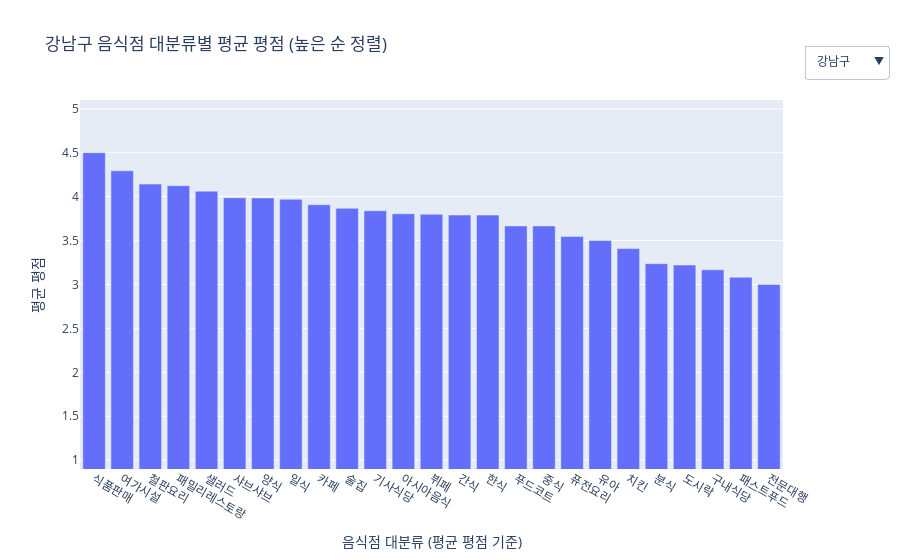

This figure's notebook cell:
### Code cell
seoul_df = df[df['시도'] == '서울'] 
grouped = seoul_df.groupby(['구군', 'diner_category_large'])['reviewer_review_score'].mean().reset_index()
grouped.columns = ['구군', '카테고리', '평균평점']

gu_list = grouped['구군'].unique()

fig = go.Figure()

for i, gu in enumerate(gu_list):
    df_gu = grouped[grouped['구군'] == gu].sort_values('평균평점', ascending=False)

    fig.add_trace(go.Bar(
        x=df_gu['카테고리'],
        y=df_gu['평균평점'],
        name=gu,
        visible=(i == 0)
    ))

dropdown_buttons = [
    dict(label=gu,
         method='update',
         args=[{'visible': [i == j for j in range(len(gu_list))]},
               {'title': f"{gu} 음식점 대분류별 평균 평점 (높은 순 정렬)"}])
    for i, gu in enumerate(gu_list)
]

# 6. Layout 정
fig.update_layout(
    updatemenus=[dict(
        active=0,
        buttons=dropdown_buttons,
        x=1.15,
        y=1.15,
        showactive=True
    )],
    title=f"{gu_list[0]} 음식점 대분류별 평균 평점 (높은 순 정렬)",
    xaxis_title="음식점 대분류 (평균 평점 기준)",
    yaxis_title="평균 평점",
    yaxis=dict(range=[grouped['평균평점'].min() - 0.1, grouped['평균평점'].max() + 0.1])
)

fig.show()

### Figure 1 — Plotly figure (JSON) as saved in the notebook; plotly's stock layout.template omitted (floating-point values rounded to 4 significant figures)
{"data": [{"name": "강남구", "type": "bar", "visible": true, "x": ["식품판매", "여가시설", "철판요리", "패밀리레스토랑", "샐러드", "샤브샤브", "양식", "일식", "카페", "술집", "기사식당", "아시아음식", "뷔페", "간식", "한식", "푸드코트", "중식", "퓨전요리", "유아", "치킨", "분식", "도시락", "구내식당", "패스트푸드", "전문대행"], "y": [4.5, 4.294, 4.143, 4.125, 4.062, 3.987, 3.985, 3.97, 3.908, 3.867, 3.84, 3.805, 3.799, 3.79, 3.79, 3.667, 3.666, 3.546, 3.5, 3.409, 3.237, 3.222, 3.167, 3.083, 3.0]}, {"name": "강동구", "type": "bar", "visible": false, "x": ["푸드코트", "샐러드", "야식", "카페", "식품판매", "유아", "양식", "여가시설", "아시아음식", "도시락", "술집", "한식", "일식", "간식", "샤브샤브", "중식", "분식", "퓨전요리", "기사식당", "치킨", "뷔페", "패스트푸드", "패밀리레스토랑", "철판요리"], "y": [5.0, 4.387, 4.308, 4.192, 4.182, 4.167, 4.163, 4.16, 4.143, 4.132, 4.131, 3.966, 3.928, 3.834, 3.801, 3.673, 3.654, 3.569, 3.561, 3.541, 3.413, 3.044, 3.0, 2.0]}, {"name": "강북구", "type": "bar", "visible": false, "x": ["철판요리", "도시락", "유아", "아시아음식", "퓨전요리", "술집", "여가시설", "샤브샤브", "일식", "카페", "기사식당", "한식", "간식", "양식", "패밀리레스토랑", "분식", "중식", "치킨", "뷔페", "샐러드", "패스트푸드"], "y": [5.0, 4.429, 4.37, 4.305, 4.205, 4.159, 4.085, 4.043, 3.993, 3.985, 3.977, 3.925, 3.915, 3.9, 3.9, 3.786, 3.778, 3.422, 3.255, 3.239, 3.23]}, {"name": "강서구", "type": "bar", "visible": false, "x": ["유아", "술집", "샐러드", "양식", "카페", "아시아음식", "여가시설", "야식", "간식", "일식", "한식", "중식", "샤브샤브", "분식", "퓨전요리", "뷔페", "패밀리레스토랑", "치킨", "기사식당", "철판요리", "패스트푸드", "도시락", "구내식당", "푸드코트"], "y": [4.538, 4.185, 4.105, 4.056, 4.044, 4.023, 4.0, 4.0, 3.935, 3.921, 3.899, 3.806, 3.782, 3.672, 3.574, 3.485, 3.477, 3.369, 3.35, 3.25, 2.87, 2.771, 2.5, 1.781]}, {"name": "관악구", "type": "bar", "visible": false, "x": ["야식", "여가시설", "아시아음식", "술집", "패밀리레스토랑", "양식", "구내식당", "샤브샤브", "유아", "카페", "한식", "일식", "기사식당", "간식", "샐러드", "중식", "분식", "뷔페", "치킨", "퓨전요리", "도시락", "푸드코트", "패스트푸드"], "y": [4.75, 4.267, 4.175, 4.126, 4.116, 4.1, 4.04, 4.04, 4.0, 3.975, 3.948, 3.933, 3.889, 3.885, 3.871, 3.851, 3.664, 3.582, 3.505, 3.292, 3.165, 3.0, 2.916]}, {"name": "광진구", "type": "bar", "visible": false, "x": ["철판요리", "구내식당", "샐러드", "유아", "카페", "여가시설", "양식", "뷔페", "아시아음식", "술집", "일식", "샤브샤브", "한식", "중식", "간식", "패밀리레스토랑", "퓨전요리", "식품판매", "분식", "치킨", "기사식당", "전문대행", "도시락", "패스트푸드"], "y": [4.5, 4.4, 4.291, 4.235, 4.23, 4.19, 4.138, 4.105, 4.083, 4.081, 4.061, 4.009, 4.005, 3.972, 3.839, 3.822, 3.724, 3.667, 3.603, 3.601, 3.539, 3.0, 2.921, 2.89]}, {"name": "구로구", "type": "bar", "visible": false, "x": ["기사식당", "유아", "철판요리", "구내식당", "샐러드", "아시아음식", "뷔페", "양식", "한식", "카페", "술집", "간식", "중식", "샤브샤브", "여가시설", "패밀리레스토랑", "일식", "푸드코트", "분식", "퓨전요리", "치킨", "도시락", "패스트푸드"], "y": [4.5, 4.391, 4.273, 4.15, 4.054, 4.046, 3.982, 3.974, 3.958, 3.863, 3.82, 3.777, 3.754, 3.721, 3.706, 3.656, 3.587, 3.571, 3.524, 3.454, 3.361, 3.211, 2.683]}, {"name": "금천구", "type": "bar", "visible": false, "x": ["여가시설", "식품판매", "야식", "푸드코트", "철판요리", "구내식당", "아시아음식", "샐러드", "카페", "술집", "양식", "일식", "한식", "간식", "중식", "뷔페", "퓨전요리", "치킨", "분식", "패밀리레스토랑", "샤브샤브", "패스트푸드", "도시락", "유아"], "y": [5.0, 5.0, 5.0, 4.667, 4.667, 4.433, 4.291, 4.261, 4.092, 4.065, 4.004, 3.952, 3.945, 3.916, 3.852, 3.618, 3.544, 3.438, 3.411, 3.342, 3.314, 2.97, 2.76, 1.818]}, {"name": "노원구", "type": "bar", "visible": false, "x": ["구내식당", "샐러드", "철판요리", "아시아음식", "샤브샤브", "양식", "술집", "카페", "일식", "한식", "유아", "간식", "여가시설", "분식", "치킨", "중식", "퓨전요리", "뷔페", "도시락", "패밀리레스토랑", "패스트푸드", "기사식당", "식품판매", "푸드코트", "야식"], "y": [5.0, 4.349, 4.333, 4.145, 4.075, 4.018, 4.015, 3.982, 3.956, 3.912, 3.9, 3.838, 3.768, 3.736, 3.656, 3.65, 3.61, 3.583, 3.552, 3.527, 3.111, 2.6, 2.0, 1.833, 1.0]}, {"name": "도봉구", "type": "bar", "visible": false, "x": ["야식", "기사식당", "유아", "여가시설", "샐러드", "양식", "술집", "패밀리레스토랑", "카페", "아시아음식", "일식", "간식", "한식", "도시락", "중식", "뷔페", "샤브샤브", "분식", "치킨", "패스트푸드", "퓨전요리"], "y": [5.0, 5.0, 4.421, 4.2, 4.197, 4.191, 4.185, 4.1, 4.075, 4.047, 4.017, 3.849, 3.842, 3.812, 3.778, 3.756, 3.748, 3.714, 3.434, 3.151, 2.72]}, {"name": "동대문구", "type": "bar", "visible": false, "x": ["구내식당", "야식", "샐러드", "유아", "아시아음식", "양식", "카페", "여가시설", "술집", "간식", "일식", "한식", "분식", "중식", "뷔페", "퓨전요리", "샤브샤브", "치킨", "기사식당", "패밀리레스토랑", "도시락", "패스트푸드"], "y": [5.0, 5.0, 4.543, 4.312, 4.296, 4.181, 4.15, 4.116, 4.089, 4.052, 3.994, 3.989, 3.833, 3.804, 3.779, 3.69, 3.598, 3.505, 3.224, 3.174, 3.032, 3.001]}, {"name": "동작구", "type": "bar", "visible": false, "x": ["여가시설", "양식", "샐러드", "카페", "유아", "아시아음식", "샤브샤브", "술집", "일식", "분식", "간식", "한식", "중식", "퓨전요리", "패밀리레스토랑", "도시락", "치킨", "푸드코트", "뷔페", "패스트푸드", "기사식당"], "y": [4.556, 4.16, 4.136, 4.077, 4.04, 4.029, 4.02, 3.972, 3.949, 3.869, 3.844, 3.841, 3.741, 3.638, 3.539, 3.471, 3.356, 3.333, 3.241, 2.8, 2.444]}, {"name": "마포구", "type": "bar", "visible": false, "x": ["야식", "철판요리", "술집", "카페", "아시아음식", "양식", "여가시설", "유아", "도시락", "간식", "일식", "치킨", "퓨전요리", "한식", "샐러드", "구내식당", "중식", "샤브샤브", "분식", "뷔페", "패밀리레스토랑", "패스트푸드", "기사식당", "푸드코트"], "y": [5.0, 4.305, 4.2, 4.193, 4.17, 4.102, 4.088, 4.083, 4.066, 4.048, 4.043, 4.036, 3.981, 3.981, 3.924, 3.92, 3.873, 3.743, 3.702, 3.693, 3.505, 3.333, 3.209, 2.4]}, {"name": "서대문구", "type": "bar", "visible": false, "x": ["철판요리", "유아", "도시락", "샐러드", "아시아음식", "술집", "카페", "기사식당", "양식", "패밀리레스토랑", "간식", "야식", "여가시설", "샤브샤브", "일식", "한식", "중식", "뷔페", "퓨전요리", "분식", "치킨", "구내식당", "패스트푸드", "푸드코트"], "y": [4.812, 4.6, 4.211, 4.195, 4.183, 4.137, 4.057, 4.026, 4.019, 4.015, 4.0, 4.0, 3.92, 3.92, 3.874, 3.781, 3.719, 3.707, 3.658, 3.615, 3.464, 3.333, 3.162, 2.25]}, {"name": "서초구", "type": "bar", "visible": false, "x": ["야식", "전문대행", "여가시설", "양식", "구내식당", "카페", "아시아음식", "술집", "뷔페", "간식", "철판요리", "샐러드", "일식", "샤브샤브", "패밀리레스토랑", "중식", "한식", "퓨전요리", "치킨", "유아", "분식", "푸드코트", "패스트푸드", "도시락"], "y": [5.0, 5.0, 4.125, 4.083, 4.0, 3.91, 3.886, 3.869, 3.85, 3.843, 3.833, 3.833, 3.83, 3.712, 3.661, 3.591, 3.589, 3.533, 3.373, 3.364, 3.211, 3.14, 3.13, 3.053]}, {"name": "성동구", "type": "bar", "visible": false, "x": ["유아", "기사식당", "철판요리", "여가시설", "구내식당", "뷔페", "샐러드", "술집", "카페", "양식", "일식", "아시아음식", "간식", "한식", "퓨전요리", "분식", "중식", "패밀리레스토랑", "샤브샤브", "치킨", "도시락", "패스트푸드", "푸드코트"], "y": [5.0, 4.81, 4.568, 4.543, 4.524, 4.308, 4.253, 4.218, 4.12, 4.095, 3.94, 3.936, 3.9, 3.861, 3.78, 3.748, 3.736, 3.711, 3.668, 3.462, 3.353, 3.157, 1.143]}, {"name": "성북구", "type": "bar", "visible": false, "x": ["샤브샤브", "유아", "양식", "술집", "아시아음식", "샐러드", "퓨전요리", "카페", "일식", "간식", "중식", "한식", "여가시설", "도시락", "분식", "기사식당", "치킨", "패밀리레스토랑", "뷔페", "구내식당", "패스트푸드"], "y": [4.423, 4.391, 4.323, 4.287, 4.262, 4.224, 4.074, 4.063, 4.058, 4.052, 4.025, 3.986, 3.965, 3.869, 3.857, 3.735, 3.664, 3.637, 3.615, 3.333, 3.107]}, {"name": "송파구", "type": "bar", "visible": false, "x": ["여가시설", "샐러드", "술집", "일식", "양식", "카페", "샤브샤브", "퓨전요리", "한식", "기사식당", "아시아음식", "간식", "뷔페", "중식", "유아", "치킨", "철판요리", "패밀리레스토랑", "도시락", "분식", "식품판매", "구내식당", "패스트푸드", "푸드코트"], "y": [4.155, 4.147, 4.125, 4.021, 3.971, 3.956, 3.948, 3.93, 3.891, 3.848, 3.845, 3.844, 3.794, 3.781, 3.606, 3.543, 3.5, 3.423, 3.414, 3.4, 3.4, 3.25, 3.05, 2.276]}, {"name": "양천구", "type": "bar", "visible": false, "x": ["야식", "유아", "샐러드", "술집", "여가시설", "카페", "간식", "양식", "샤브샤브", "일식", "아시아음식", "한식", "중식", "패밀리레스토랑", "기사식당", "분식", "치킨", "뷔페", "퓨전요리", "패스트푸드", "도시락", "구내식당", "푸드코트"], "y": [5.0, 4.316, 4.212, 4.145, 4.093, 4.083, 4.012, 3.985, 3.982, 3.924, 3.905, 3.9, 3.767, 3.585, 3.545, 3.517, 3.451, 3.404, 3.188, 2.881, 2.718, 2.5, 2.5]}, {"name": "영등포구", "type": "bar", "visible": false, "x": ["야식", "카페", "뷔페", "구내식당", "술집", "도시락", "기사식당", "아시아음식", "유아", "샤브샤브", "한식", "일식", "양식", "간식", "샐러드", "퓨전요리", "중식", "패밀리레스토랑", "치킨", "분식", "철판요리", "여가시설", "푸드코트", "패스트푸드"], "y": [4.3, 3.986, 3.922, 3.891, 3.881, 3.865, 3.855, 3.836, 3.833, 3.819, 3.8, 3.775, 3.742, 3.728, 3.707, 3.665, 3.623, 3.46, 3.353, 3.344, 3.216, 3.188, 3.043, 2.887]}, {"name": "용산구", "type": "bar", "visible": false, "x": ["유아", "철판요리", "샐러드", "아시아음식", "술집", "양식", "카페", "간식", "중식", "치킨", "일식", "패밀리레스토랑", "한식", "분식", "샤브샤브", "퓨전요리", "구내식당", "도시락", "뷔페", "푸드코트", "패스트푸드", "여가시설", "기사식당"], "y": [5.0, 4.346, 4.144, 4.097, 3.982, 3.981, 3.866, 3.806, 3.692, 3.68, 3.653, 3.605, 3.59, 3.59, 3.571, 3.498, 3.467, 3.447, 3.395, 3.37, 3.327, 2.862, 2.614]}, {"name": "은평구", "type": "bar", "visible": false, "x": ["여가시설", "샐러드", "아시아음식", "술집", "카페", "양식", "푸드코트", "한식", "간식", "일식", "샤브샤브", "중식", "패밀리레스토랑", "식품판매", "분식", "뷔페", "철판요리", "치킨", "퓨전요리", "유아", "기사식당", "도시락", "패스트푸드"], "y": [4.75, 4.393, 4.298, 4.287, 4.101, 4.025, 4.0, 3.983, 3.954, 3.928, 3.925, 3.881, 3.761, 3.75, 3.737, 3.717, 3.714, 3.497, 3.48, 3.375, 3.243, 3.069, 2.948]}, {"name": "종로구", "type": "bar", "visible": false, "x": ["유아", "구내식당", "아시아음식", "양식", "카페", "간식", "술집", "일식", "중식", "퓨전요리", "한식", "샤브샤브", "뷔페", "샐러드", "패밀리레스토랑", "분식", "치킨", "패스트푸드", "도시락", "여가시설", "푸드코트"], "y": [5.0, 4.111, 4.031, 4.019, 3.972, 3.917, 3.913, 3.875, 3.873, 3.705, 3.693, 3.668, 3.598, 3.542, 3.445, 3.402, 3.328, 3.222, 3.02, 3.0, 2.667]}, {"name": "중구", "type": "bar", "visible": false, "x": ["철판요리", "유아", "샤브샤브", "카페", "샐러드", "여가시설", "뷔페", "양식", "아시아음식", "퓨전요리", "구내식당", "패밀리레스토랑", "한식", "술집", "간식", "도시락", "일식", "중식", "치킨", "분식", "패스트푸드", "푸드코트"], "y": [4.44, 4.333, 4.1, 4.062, 4.021, 4.0, 3.979, 3.93, 3.915, 3.826, 3.818, 3.73, 3.727, 3.722, 3.647, 3.613, 3.593, 3.469, 3.443, 3.362, 2.901, 2.792]}, {"name": "중랑구", "type": "bar", "visible": false, "x": ["카페", "술집", "아시아음식", "여가시설", "간식", "샤브샤브", "한식", "일식", "유아", "샐러드", "양식", "중식", "분식", "치킨", "뷔페", "도시락", "기사식당", "패밀리레스토랑", "패스트푸드", "퓨전요리"], "y": [4.144, 4.12, 4.071, 4.065, 4.049, 4.042, 4.011, 3.975, 3.909, 3.907, 3.868, 3.613, 3.556, 3.516, 3.47, 3.375, 3.367, 3.273, 3.255, 2.981]}], "layout": {"title": {"text": "강남구 음식점 대분류별 평균 평점 (높은 순 정렬)"}, "updatemenus": [{"active": 0, "buttons": [{"args": [{"visible": [true, false, false, false, false, false, false, false, false, false, false, false, false, false, false, false, false, false, false, false, false, false, false, false, false]}, {"title": "강남구 음식점 대분류별 평균 평점 (높은 순 정렬)"}], "label": "강남구", "method": "update"}, {"args": [{"visible": [false, true, false, false, false, false, false, false, false, false, false, false, false, false, false, false, false, false, false, false, false, false, false, false, false]}, {"title": "강동구 음식점 대분류별 평균 평점 (높은 순 정렬)"}], "label": "강동구", "method": "update"}, {"args": [{"visible": [false, false, true, false, false, false, false, false, false, false, false, false, false, false, false, false, false, false, false, false, false, false, false, false, false]}, {"title": "강북구 음식점 대분류별 평균 평점 (높은 순 정렬)"}], "label": "강북구", "method": "update"}, {"args": [{"visible": [false, false, false, true, false, false, false, false, false, false, false, false, false, false, false, false, false, false, false, false, false, false, false, false, false]}, {"title": "강서구 음식점 대분류별 평균 평점 (높은 순 정렬)"}], "label": "강서구", "method": "update"}, {"args": [{"visible": [false, false, false, false, true, false, false, false, false, false, false, false, false, false, false, false, false, false, false, false, false, false, false, false, false]}, {"title": "관악구 음식점 대분류별 평균 평점 (높은 순 정렬)"}], "label": "관악구", "method": "update"}, {"args": [{"visible": [false, false, false, false, false, true, false, false, false, false, false, false, false, false, false, false, false, false, false, false, false, false, false, false, false]}, {"title": "광진구 음식점 대분류별 평균 평점 (높은 순 정렬)"}], "label": "광진구", "method": "update"}, {"args": [{"visible": [false, false, false, false, false, false, true, false, false, false, false, false, false, false, false, false, false, false, false, false, false, false, false, false, false]}, {"title": "구로구 음식점 대분류별 평균 평점 (높은 순 정렬)"}], "label": "구로구", "method": "update"}, {"args": [{"visible": [false, false, false, false, false, false, false, true, false, false, false, false, false, false, false, false, false, false, false, false, false, false, false, false, false]}, {"title": "금천구 음식점 대분류별 평균 평점 (높은 순 정렬)"}], "label": "금천구", "method": "update"}, {"args": [{"visible": [false, false, false, false, false, false, false, false, true, false, false, false, false, false, false, false, false, false, false, false, false, false, false, false, false]}, {"title": "노원구 음식점 대분류별 평균 평점 (높은 순 정렬)"}], "label": "노원구", "method": "update"}, {"args": [{"visible": [false, false, false, false, false, false, false, false, false, true, false, false, false, false, false, false, false, false, false, false, false, false, false, false, false]}, {"title": "도봉구 음식점 대분류별 평균 평점 (높은 순 정렬)"}], "label": "도봉구", "method": "update"}, {"args": [{"visible": [false, false, false, false, false, false, false, false, false, false, true, false, false, false, false, false, false, false, false, false, false, false, false, false, false]}, {"title": "동대문구 음식점 대분류별 평균 평점 (높은 순 정렬)"}], "label": "동대문구", "method": "update"}, {"args": [{"visible": [false, false, false, false, false, false, false, false, false, false, false, true, false, false, false, false, false, false, false, false, false, false, false, false, false]}, {"title": "동작구 음식점 대분류별 평균 평점 (높은 순 정렬)"}], "label": "동작구", "method": "update"}, {"args": [{"visible": [false, false, false, false, false, false, false, false, false, false, false, false, true, false, false, false, false, false, false, false, false, false, false, false, false]}, {"title": "마포구 음식점 대분류별 평균 평점 (높은 순 정렬)"}], "label": "마포구", "method": "update"}, {"args": [{"visible": [false, false, false, false, false, false, false, false, false, false, false, false, false, true, false, false, false, false, false, false, false, false, false, false, false]}, {"title": "서대문구 음식점 대분류별 평균 평점 (높은 순 정렬)"}], "label": "서대문구", "method": "update"}, {"args": [{"visible": [false, false, false, false, false, false, false, false, false, false, false, false, false, false, true, false, false, false, false, false, false, false, false, false, false]}, {"title": "서초구 음식점 대분류별 평균 평점 (높은 순 정렬)"}], "label": "서초구", "method": "update"}, {"args": [{"visible": [false, false, false, false, false, false, false, false, false, false, false, false, false, false, false, true, false, false, false, false, false, false, false, false, false]}, {"title": "성동구 음식점 대분류별 평균 평점 (높은 순 정렬)"}], "label": "성동구", "method": "update"}, {"args": [{"visible": [false, false, false, false, false, false, false, false, false, false, false, false, false, false, false, false, true, false, false, false, false, false, false, false, false]}, {"title": "성북구 음식점 대분류별 평균 평점 (높은 순 정렬)"}], "label": "성북구", "method": "update"}, {"args": [{"visible": [false, false, false, false, false, false, false, false, false, false, false, false, false, false, false, false, false, true, false, false, false, false, false, false, false]}, {"title": "송파구 음식점 대분류별 평균 평점 (높은 순 정렬)"}], "label": "송파구", "method": "update"}, {"args": [{"visible": [false, false, false, false, false, false, false, false, false, false, false, false, false, false, false, false, false, false, true, false, false, false, false, false, false]}, {"title": "양천구 음식점 대분류별 평균 평점 (높은 순 정렬)"}], "label": "양천구", "method": "update"}, {"args": [{"visible": [false, false, false, false, false, false, false, false, false, false, false, false, false, false, false, false, false, false, false, true, false, false, false, false, false]}, {"title": "영등포구 음식점 대분류별 평균 평점 (높은 순 정렬)"}], "label": "영등포구", "method": "update"}, {"args": [{"visible": [false, false, false, false, false, false, false, false, false, false, false, false, false, false, false, false, false, false, false, false, true, false, false, false, false]}, {"title": "용산구 음식점 대분류별 평균 평점 (높은 순 정렬)"}], "label": "용산구", "method": "update"}, {"args": [{"visible": [false, false, false, false, false, false, false, false, false, false, false, false, false, false, false, false, false, false, false, false, false, true, false, false, false]}, {"title": "은평구 음식점 대분류별 평균 평점 (높은 순 정렬)"}], "label": "은평구", "method": "update"}, {"args": [{"visible": [false, false, false, false, false, false, false, false, false, false, false, false, false, false, false, false, false, false, false, false, false, false, true, false, false]}, {"title": "종로구 음식점 대분류별 평균 평점 (높은 순 정렬)"}], "label": "종로구", "method": "update"}, {"args": [{"visible": [false, false, false, false, false, false, false, false, false, false, false, false, false, false, false, false, false, false, false, false, false, false, false, true, false]}, {"title": "중구 음식점 대분류별 평균 평점 (높은 순 정렬)"}], "label": "중구", "method": "update"}, {"args": [{"visible": [false, false, false, false, false, false, false, false, false, false, false, false, false, false, false, false, false, false, false, false, false, false, false, false, true]}, {"title": "중랑구 음식점 대분류별 평균 평점 (높은 순 정렬)"}], "label": "중랑구", "method": "update"}], "showactive": true, "x": 1.15, "y": 1.15}], "xaxis": {"title": {"text": "음식점 대분류 (평균 평점 기준)"}}, "yaxis": {"range": [0.9, 5.1], "title": {"text": "평균 평점"}}}}
